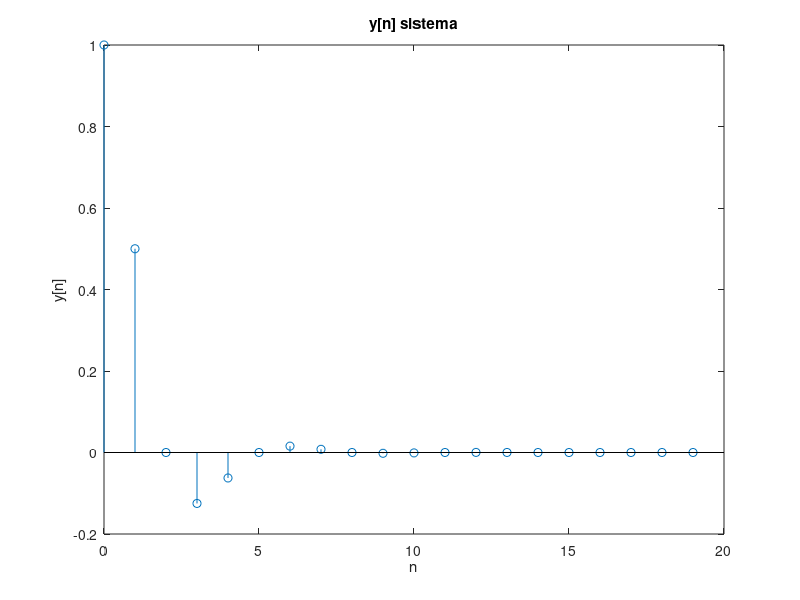

The MATLAB source for this figure:
# x[n]= y[n]-0.5y[n−1]+0.25y[n−2]
# y[n]= x[n]+0.5y[n−1]−0.25y[n−2]
# - Causal: depende de valores presentes y pasados, pero no futuros, es causal
# - Lineal: si, porque:
#   - homogeneidad: x[n] => a*x[n]
#   y[n] = a*x[n] + 0.5*y[n-1] - 0.25*y[n-2] => se cumple
#   - superposicion: x[n] = x1[n]+x2[n]
#   y[n] = x1[n]+x2[n]+0.5*y[n-1]-0.25*y[n-2]
#   y1[n] = x1[n] + 0.5*y1[n-1] - 0.25*y1[n-2]
#   y2[n] = x2[n] + 0.5*y2[n-1] - 0.25*y2[n-2]
#   y[n] = y1[n]+y2[n] => se cumple
# - Invariante en el tiempo: si, porque tiene coeficientes constantes
# - Memoria: si, porque depende de x[n] y x[n-1]
N = 20;
x = zeros(1, N);
x(1) = 1;

y = zeros(1,N);
for n = 1:length(x)
  y_n1 = 0;
  y_n2 = 0;
  if n-1 >= 1
    y_n1 = y(n-1);
  endif
  if n-2 >= 1
    y_n2 = y(n-2);
  endif
  y(n) = x(n) + 0.5*y_n1 - 0.25*y_n2;
endfor

figure(1);
stem(0:N-1, y);
title('y[n] sistema');
xlabel('n'); ylabel('y[n]');
